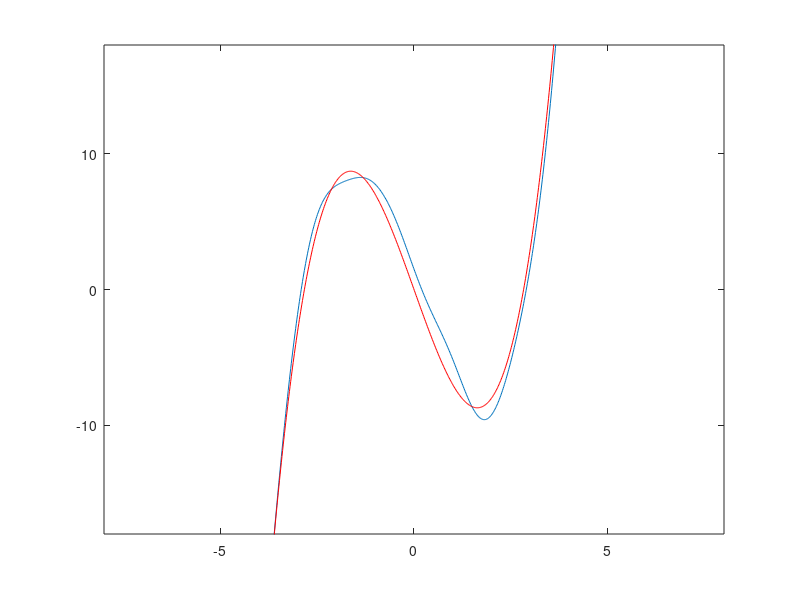

MATLAB code for this plot:
x = linspace(-4, 4, 500);
mu = x.^3 - 8*x;
plot(x, mu);
axis([-8, 8, -18, 18])
fprintf('Mean curve.  Press enter to sample\n')
pause

k = @(a,b) exp(-(a-b).^2);
X = meshgrid(x);
Sigma = k(X, X');
NUM_SAMPLES=100
y = mvnrnd(mu, Sigma, NUM_SAMPLES);

for i = 1:NUM_SAMPLES
    plot(x, y(i,:), '-', x, mu, 'r-', 'MarkerSize', 4);
    axis([-8, 8, -18, 18])
    pause(0.1)
end
